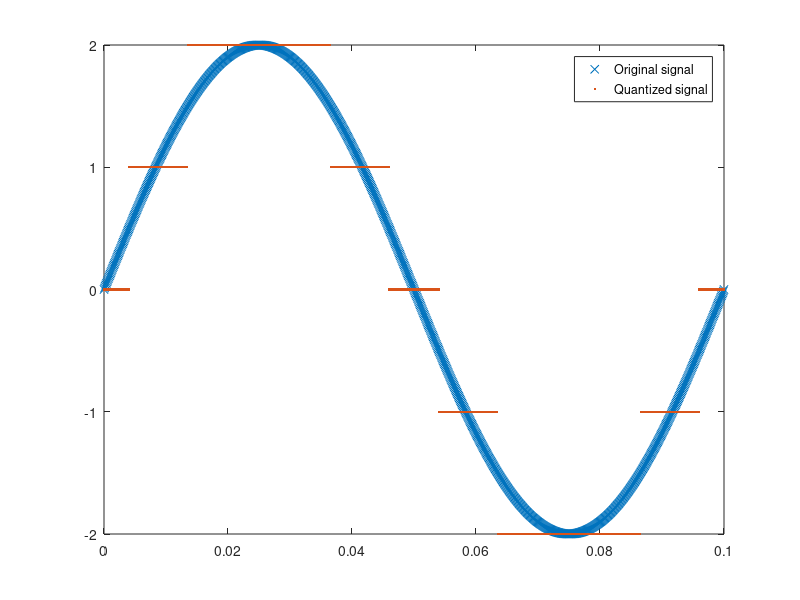

Here is the MATLAB script that generated this plot:
pkg load communications;
fs = 10e3;
t = 0:1/fs:0.1;
f = 10; 
sig = 2*sin(2*pi*f*t);
partition = [-1.5, -0.5, 0.5, 1.5]; 

codebook = [-2:2];
[i,xq] = quantiz(sig,partition,codebook); 

plot(t,sig,'x',t,xq,'.')
legend('Original signal','Quantized signal');